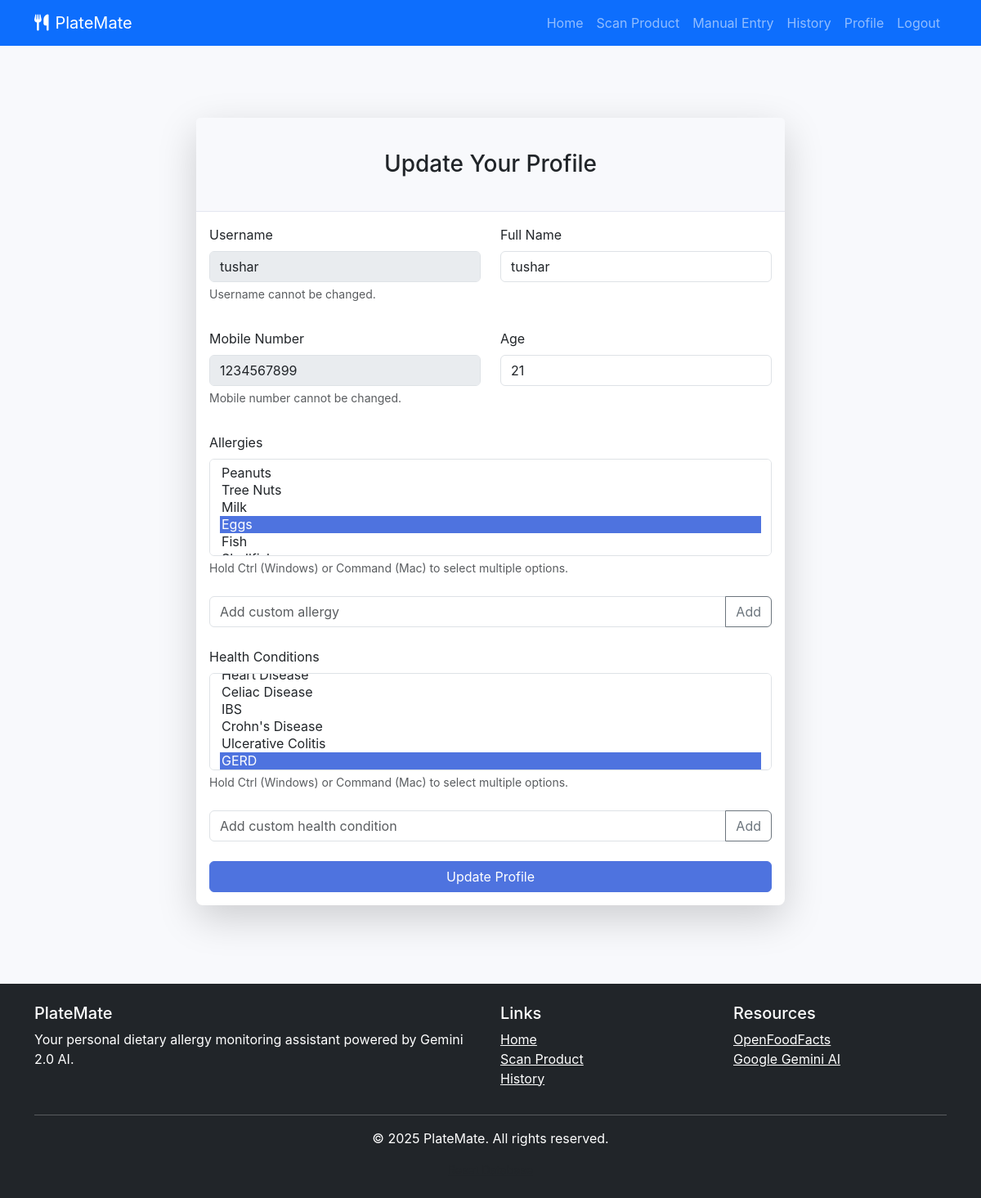
The page /profile (signed in) on the database its author committed.
### app.py (models this page shows)
class User(db.Model):
    id = db.Column(db.Integer, primary_key=True)
    username = db.Column(db.String(120), unique=True, nullable=False)
    name = db.Column(db.String(120), nullable=False)
    mobile = db.Column(db.String(20), unique=True, nullable=False)
    age = db.Column(db.Integer, nullable=False)
    allergies = db.Column(db.String(255), default="")
    health_conditions = db.Column(db.String(255), default="")
    saved_products = db.relationship('SavedProduct', backref='user', lazy=True)

### app.py (the view, shortened to what this page needs)
@app.route('/profile', methods=['GET', 'POST'])
def profile():
    if 'user_id' not in session:
        flash("Please log in to access your profile.", "warning")
        return redirect(url_for('login'))
    user = User.query.get(session['user_id'])
    if not user:
        session.clear()
        flash("User not found. Please log in again.", "danger")
        return redirect(url_for('login'))
    user_allergies = [a.strip() for a in user.allergies.split(",")] if user.allergies else []
    user_health = [h.strip() for h in user.health_conditions.split(",")] if user.health_conditions else []
    return render_template(
        'profile.html',
        user=user,
        user_allergies=user_allergies,
        user_health=user_health,
        suggested_allergies=SUGGESTED_ALLERGIES,
        suggested_health=SUGGESTED_HEALTH_CONDITIONS
    )

### app.py (called while the page is built)
@app.context_processor
def inject_now():
    return {'now': datetime.now()}

### templates/profile.html (shortened to what this page needs)
{% extends 'base.html' %}
{% block content %}
<div class="container">
    <div class="row justify-content-center">
        <div class="col-lg-8">
            <div class="card shadow-lg border-0 rounded-lg mt-5">
                <div class="card-header">
                    <h3 class="text-center font-weight-light my-4">Update Your Profile</h3>
                </div>
                <div class="card-body">
                    <form method="POST" action="{{ url_for('profile') }}">
                        <div class="row mb-3">
                            <div class="col-md-6">
                                <div class="mb-3">
                                    <label for="username" class="form-label">Username</label>
                                    <input type="text" class="form-control" id="username" value="{{ user.username }}" disabled>
                                    <div class="form-text">Username cannot be changed.</div>
                                </div>
                            </div>
                            <div class="col-md-6">
                                <div class="mb-3">
                                    <label for="name" class="form-label">Full Name</label>
                                    <input type="text" class="form-control" id="name" name="name" value="{{ user.name }}" required>
                                </div>
                            </div>
                        </div>
                        <div class="row mb-3">
                            <div class="col-md-6">
                                <div class="mb-3">
                                    <label for="mobile" class="form-label">Mobile Number</label>
                                    <input type="text" class="form-control" id="mobile" value="{{ user.mobile }}" disabled>
                                    <div class="form-text">Mobile number cannot be changed.</div>
                                </div>
                            </div>
                            <div class="col-md-6">
                                <div class="mb-3">
                                    <label for="age" class="form-label">Age</label>
                                    <input type="number" class="form-control" id="age" name="age" value="{{ user.age }}" min="1" max="120" required>
                                </div>
                            </div>
                        </div>
                        <div class="mb-4">
                            <label for="allergies" class="form-label">Allergies</label>
                            <select multiple class="form-select" id="allergies" name="allergies" size="5">
                                {% for allergy in suggested_allergies %}
                                    <option value="{{ allergy }}" {% if allergy in user_allergies %}selected{% endif %}>
                                        {{ allergy }}
                                    </option>
                                {% endfor %}
                            </select>
                            <div class="form-text">Hold Ctrl (Windows) or Command (Mac) to select multiple options.</div>
                        </div>
                        <div class="input-group mb-4">
                            <input type="text" class="form-control" id="custom_allergy" placeholder="Add custom allergy">
                            <button class="btn btn-outline-secondary" type="button" id="add_custom_custom_allergy">Add</button>
                        </div>
                        <div class="mb-4">
                            <label for="health_conditions" class="form-label">Health Conditions</label>
                            <select multiple class="form-select" id="health_conditions" name="health_conditions" size="5">
                                {% for condition in suggested_health %}
                                    <option value="{{ condition }}" {% if condition in user_health %}selected{% endif %}>
                                        {{ condition }}
                                    </option>
                                {% endfor %}
                            </select>
                            <div class="form-text">Hold Ctrl (Windows) or Command (Mac) to select multiple options.</div>
                        </div>
                        <div class="input-group mb-4">
                            <input type="text" class="form-control" id="custom_health" placeholder="Add custom health condition">
                            <button class="btn btn-outline-secondary" type="button" id="add_custom_custom_health">Add</button>
                        </div>
                        <div class="mt-4 mb-0">
                            <div class="d-grid">
                                <button type="submit" class="btn btn-primary btn-block">Update Profile</button>
                            </div>
                        </div>
                    </form>
                </div>
            </div>
        </div>
    </div>
</div>
{% endblock %}

### static/css/style.css (style rules this page uses)
:root { --primary-color: #4e73df; --secondary-color: #1cc88a; --danger-color: #e74a3b; --warning-color: #f6c23e; --info-color: #36b9cc; --dark-color: #5a5c69; --light-color: #f8f9fc; }
body { font-family: 'Nunito', -apple-system, BlinkMacSystemFont, 'Segoe UI', Roboto, 'Helvetica Neue', Arial, sans-serif; background-color: #f8f9fc; color: #333; }
.card { border: none; border-radius: 0.5rem; box-shadow: 0 0.15rem 1.75rem 0 rgba(58, 59, 69, 0.15); margin-bottom: 1.5rem; }
.card-header { background-color: #f8f9fc; border-bottom: 1px solid #e3e6f0; padding: 1rem 1.25rem; }
.btn-primary { background-color: var(--primary-color); border-color: var(--primary-color); }

### templates/profile.html (style rules this page uses)
option.selected { background-color: #4e73df; color: white; }
select[multiple] { overflow-y: auto; }

### rows shown on the page
User: username "tushar", name "tushar", mobile "1234567899", age "21"

### other values the page prints
form field allergies "Peanuts / Tree Nuts / Milk / Eggs ☑ / Fish"
form field health_conditions "Celiac Disease / IBS / Crohn's Disease / Ulcerative Colitis / GERD ☑"
